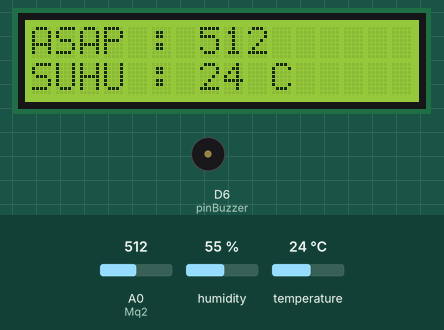
Bench run of a sketch on a simulated ESP8266 (NodeMCU). On the bench: 16×2 character LCD, buzzer (waves = sounding, pin HIGH). Inputs (shaded band) come from the test bench; at power-on: temperature 24 °C, A0 (Mq2) = 512, humidity 55 %. WiFi joins after 1.5 s; servers stay silent unless stated; uploads are accepted with an empty reply; what the sketch prints to the serial monitor is not drawn.

Above: at 1.2 s.
1.3 s: temperature set to 12 °C
At 6.3 s:
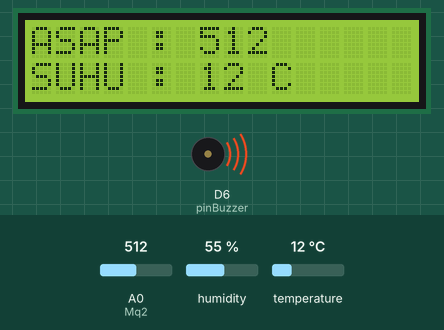
6.8 s: A0 (Mq2) set to 716
At 9.0 s:
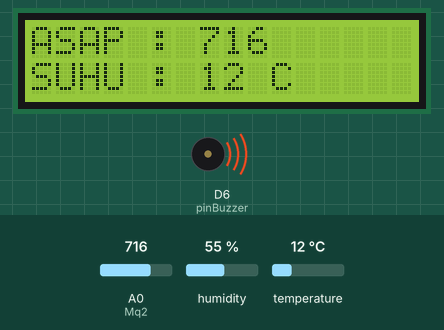
12.0 s: temperature set to 19 °C
At 13.9 s:
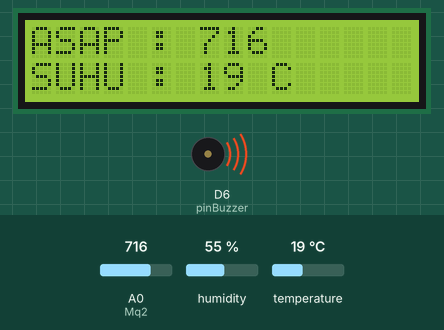
17.2 s: A0 (Mq2) set to 900
At 22.3 s:
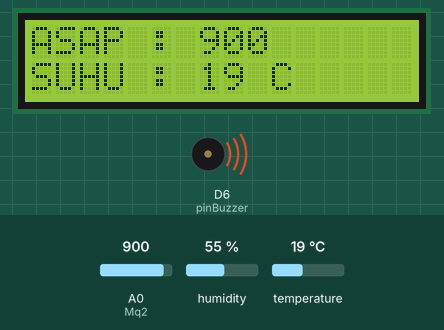
22.6 s: temperature set to 28 °C
At 26.0 s:
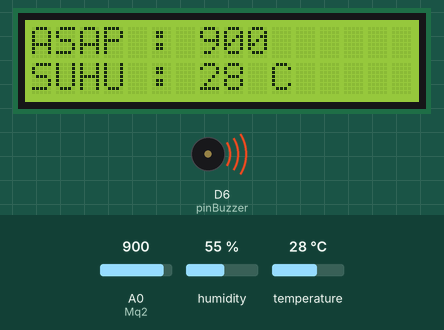
27.8 s: A0 (Mq2) set to 1023
At 30.8 s:
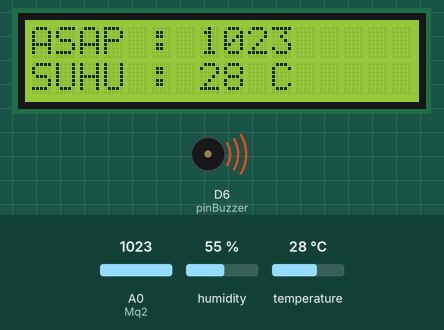
Timing chart, 0 to 32.3 s (numbered marks = the images above; inputs shaded):
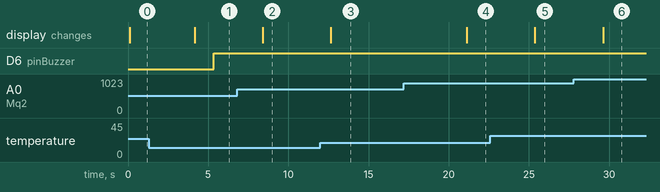

Measured:
- after the input at 1.3 s, the display: changes after 2.9 s (image 1)
- after the input at 6.8 s, the display: changes after 1.6 s (image 2)
- after the input at 12.0 s, the display: changes after 0.64 s (image 3)
- after the input at 17.2 s, the display: changes after 3.9 s (image 4)
- after the input at 22.6 s, the display: changes after 2.8 s (image 5)
- after the input at 27.8 s, the display: changes after 1.8 s (image 6)

The sketch:

MonitoringLab.ino
```cpp
#include <ArduinoJson.h>

#include <LiquidCrystal_I2C.h>
#include <ESP8266WiFi.h>
#include <WiFiClient.h>
#include <ESP8266WebServer.h>
#include <ESP8266HTTPClient.h>
#include "DHT.h"

// #include "CTBot.h"
// CTBot myBot;

#define DHTPIN D5
#define DHTTYPE DHT11
DHT dht(DHTPIN, DHTTYPE);

const char *ssid = "oppodea";
const char *password = "dea101010";
const char *host = "http://192.168.43.137/Monitoring/kirim.php";
// String token = "6444150259:AAFkK0IUQ8D7qvJ4ercfovUMuno_eAXm6ho"; // token bot telegram yang telah dibuat


const int Mq2 = A0;
const int pinBuzzer = D6;

LiquidCrystal_I2C lcd(0x27, 16, 2);


void setup() {
  Serial.begin(9600);
  WiFi.mode(WIFI_STA);
  WiFi.begin(ssid, password);

  pinMode(Mq2, INPUT);
  pinMode(pinBuzzer, OUTPUT);

  dht.begin();

  // Initialize LCD display
  lcd.begin();
  lcd.backlight();


}

void loop() {

  String temperature, humidity, postData, gas;

  int h = dht.readHumidity();
  int t = dht.readTemperature();
  int g = analogRead(Mq2);
  temperature = String(t);
  humidity = String(h);
  gas = String(g);

  // Print gas data on line 1, column 0
  lcd.setCursor(0, 0);
  lcd.print("ASAP : " + gas);

  // Print temperature data on line 2, column 0
  lcd.setCursor(0, 1);
  lcd.print("SUHU : " + temperature + " C");
  delay(1000);


  if (WiFi.status() == WL_CONNECTED) {
    WiFiClient client;
    HTTPClient http;

    http.begin(client, host);
    http.addHeader("Content-Type", "application/x-www-form-urlencoded");
    String httpRequestData = "temperatur=" + temperature + "&kelembapan=" + humidity + "&gas=" + gas;
    int httpResponseCode = http.POST(httpRequestData);


    if (httpResponseCode == 200) {

      Serial.print("Asap : ");
      Serial.println(g);
      Serial.print("Temperatur : ");
      Serial.println(t);
      Serial.print("Kelembapan : ");
      Serial.println(h);


      if ((g > 150) || (t > 40)) {
        digitalWrite(pinBuzzer, HIGH);

      } else {
        digitalWrite(pinBuzzer, LOW);
      }
    } else {
      Serial.println("Kirim data Gagal");
    }

    http.end();
  }

  delay(3000);
}
```
